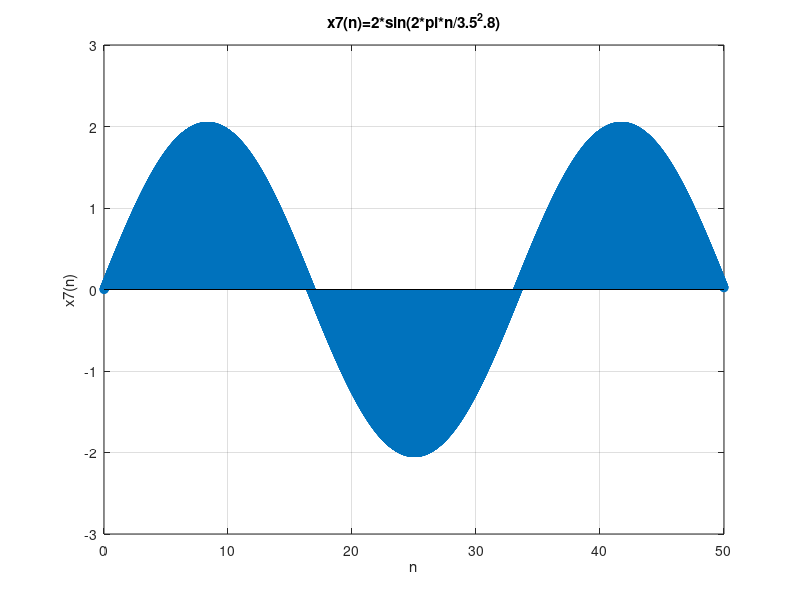

The MATLAB source for this figure:
% 思路：先计算常量周期参数，再把整个 n 向量代入正弦表达式。

clear;
clc;
close all;

n = 0:0.01:50;
T = 3.5^2.8;
x = 2*sin(2*pi*n/T);

figure;
stem(n,x);
xlabel('n');
ylabel('x7(n)');
title('x7(n)=2*sin(2*pi*n/3.5^2.8)');
axis([0,50,-3,3]);
grid on;
